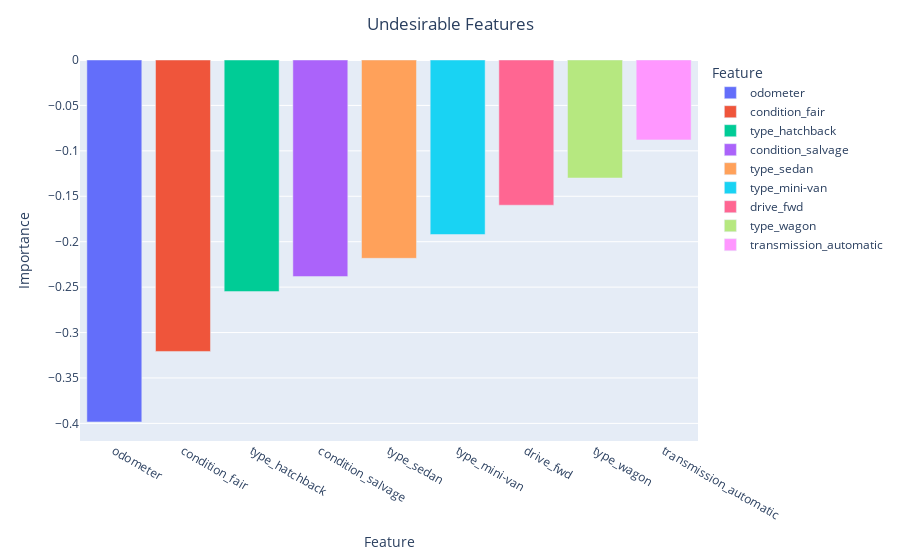

The cell this chart's notebook holds for it:
### Markdown cell above
#### Plot of the most important undesirable features

### Code cell
pFig2 = px.bar(coeffs_neg_importance, x = 'feature', y = 'coefficient', color = 'feature',
               labels = {
                         "feature": "Feature",
                         "coefficient": "Importance",
                         "feature": "Feature"
                        })
pFig2.update_layout(
            title={
            'text' : 'Undesirable Features',
            'x':0.5,
            'xanchor': 'center'
        })
pFig2.show()

### Figure 1 — Plotly figure (JSON) as saved in the notebook; plotly's stock layout.template omitted (floating-point values rounded to 4 significant figures)
{"data": [{"alignmentgroup": "True", "hovertemplate": "Feature=%{x}<br>Importance=%{y}<extra></extra>", "legendgroup": "odometer", "marker": {"color": "#636efa", "pattern": {"shape": ""}}, "name": "odometer", "offsetgroup": "odometer", "orientation": "v", "showlegend": true, "textposition": "auto", "type": "bar", "x": ["odometer"], "xaxis": "x", "y": [-0.3984], "yaxis": "y"}, {"alignmentgroup": "True", "hovertemplate": "Feature=%{x}<br>Importance=%{y}<extra></extra>", "legendgroup": "condition_fair", "marker": {"color": "#EF553B", "pattern": {"shape": ""}}, "name": "condition_fair", "offsetgroup": "condition_fair", "orientation": "v", "showlegend": true, "textposition": "auto", "type": "bar", "x": ["condition_fair"], "xaxis": "x", "y": [-0.3208], "yaxis": "y"}, {"alignmentgroup": "True", "hovertemplate": "Feature=%{x}<br>Importance=%{y}<extra></extra>", "legendgroup": "type_hatchback", "marker": {"color": "#00cc96", "pattern": {"shape": ""}}, "name": "type_hatchback", "offsetgroup": "type_hatchback", "orientation": "v", "showlegend": true, "textposition": "auto", "type": "bar", "x": ["type_hatchback"], "xaxis": "x", "y": [-0.2549], "yaxis": "y"}, {"alignmentgroup": "True", "hovertemplate": "Feature=%{x}<br>Importance=%{y}<extra></extra>", "legendgroup": "condition_salvage", "marker": {"color": "#ab63fa", "pattern": {"shape": ""}}, "name": "condition_salvage", "offsetgroup": "condition_salvage", "orientation": "v", "showlegend": true, "textposition": "auto", "type": "bar", "x": ["condition_salvage"], "xaxis": "x", "y": [-0.2384], "yaxis": "y"}, {"alignmentgroup": "True", "hovertemplate": "Feature=%{x}<br>Importance=%{y}<extra></extra>", "legendgroup": "type_sedan", "marker": {"color": "#FFA15A", "pattern": {"shape": ""}}, "name": "type_sedan", "offsetgroup": "type_sedan", "orientation": "v", "showlegend": true, "textposition": "auto", "type": "bar", "x": ["type_sedan"], "xaxis": "x", "y": [-0.2183], "yaxis": "y"}, {"alignmentgroup": "True", "hovertemplate": "Feature=%{x}<br>Importance=%{y}<extra></extra>", "legendgroup": "type_mini-van", "marker": {"color": "#19d3f3", "pattern": {"shape": ""}}, "name": "type_mini-van", "offsetgroup": "type_mini-van", "orientation": "v", "showlegend": true, "textposition": "auto", "type": "bar", "x": ["type_mini-van"], "xaxis": "x", "y": [-0.1921], "yaxis": "y"}, {"alignmentgroup": "True", "hovertemplate": "Feature=%{x}<br>Importance=%{y}<extra></extra>", "legendgroup": "drive_fwd", "marker": {"color": "#FF6692", "pattern": {"shape": ""}}, "name": "drive_fwd", "offsetgroup": "drive_fwd", "orientation": "v", "showlegend": true, "textposition": "auto", "type": "bar", "x": ["drive_fwd"], "xaxis": "x", "y": [-0.1598], "yaxis": "y"}, {"alignmentgroup": "True", "hovertemplate": "Feature=%{x}<br>Importance=%{y}<extra></extra>", "legendgroup": "type_wagon", "marker": {"color": "#B6E880", "pattern": {"shape": ""}}, "name": "type_wagon", "offsetgroup": "type_wagon", "orientation": "v", "showlegend": true, "textposition": "auto", "type": "bar", "x": ["type_wagon"], "xaxis": "x", "y": [-0.1299], "yaxis": "y"}, {"alignmentgroup": "True", "hovertemplate": "Feature=%{x}<br>Importance=%{y}<extra></extra>", "legendgroup": "transmission_automatic", "marker": {"color": "#FF97FF", "pattern": {"shape": ""}}, "name": "transmission_automatic", "offsetgroup": "transmission_automatic", "orientation": "v", "showlegend": true, "textposition": "auto", "type": "bar", "x": ["transmission_automatic"], "xaxis": "x", "y": [-0.08793], "yaxis": "y"}], "layout": {"barmode": "relative", "legend": {"title": {"text": "Feature"}, "tracegroupgap": 0}, "margin": {"t": 60}, "title": {"text": "Undesirable Features", "x": 0.5, "xanchor": "center"}, "xaxis": {"anchor": "y", "categoryarray": ["odometer", "condition_fair", "type_hatchback", "condition_salvage", "type_sedan", "type_mini-van", "drive_fwd", "type_wagon", "transmission_automatic"], "categoryorder": "array", "domain": [0, 1], "title": {"text": "Feature"}}, "yaxis": {"anchor": "x", "domain": [0, 1], "title": {"text": "Importance"}}}}
